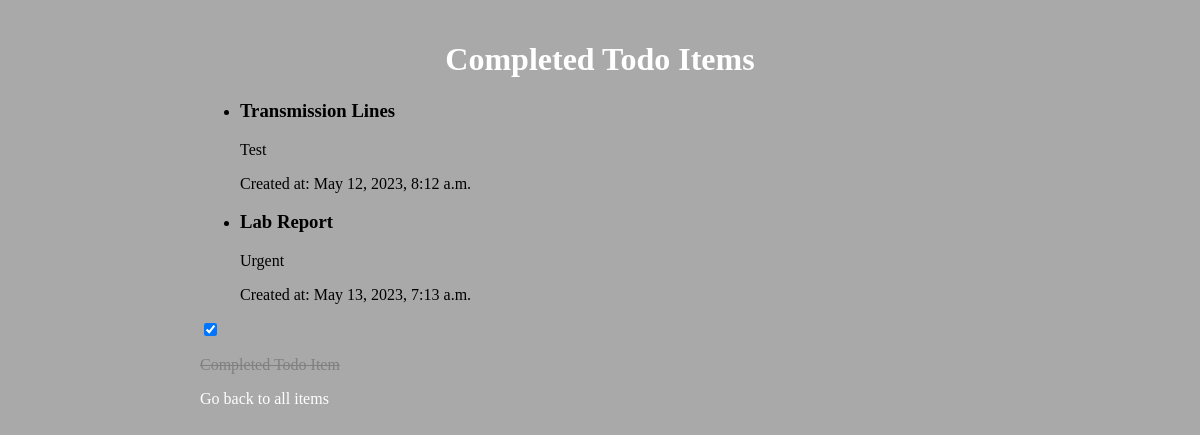
Before: /completed/ with the older database file.
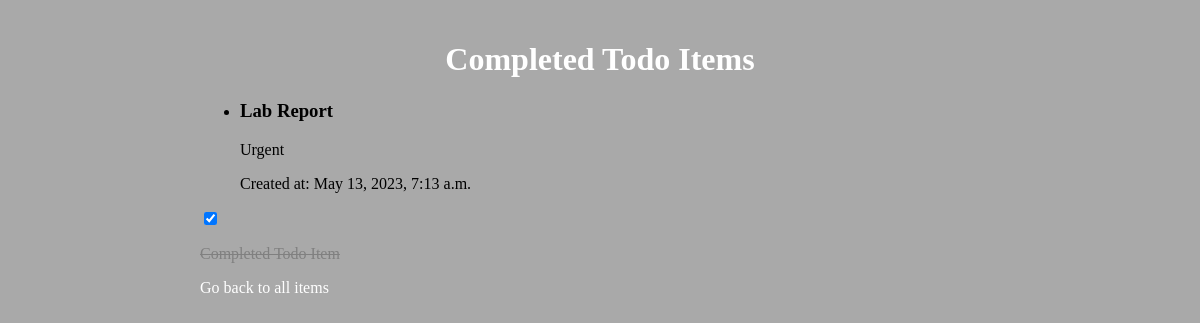
After: the same page with the newer database file.
### todo/models.py (models this page shows, shortened)
class Todo_List(models.Model):
    title = models.CharField(max_length=200)  # Title of todo item
    description = models.TextField()   # Description and additional details of the todo item
    created = models.DateTimeField(auto_now_add=True)   # when the item is created
    completed = models.BooleanField(default=False)    # indicate whether the item has been completed or not

### todo/views.py (the view)
# urls.py: path('completed/', views.completed, name='completed'),
def completed(request):
    completed_items = Todo_List.objects.filter(completed=True)
    context = {'completed_items': completed_items}
    return render(request, 'completed.html', context)

### templates/completed.html (shortened to what this page needs)
<!DOCTYPE html>
{% load static %}
<html>
<head>
    <link rel="stylesheet" href="{% static 'styles/index.css' %}">
</head>
<body>
    <div class="container">
        <h1>Completed Todo Items</h1>
        <ul>
            {% for todo_item in completed_items %}
            <li>
                <h3>{{ todo_item.title }}</h3>
                <p>{{ todo_item.description }}</p>
                <p>Created at: {{ todo_item.created }}</p>
            </li>
            {% empty %}
            <li>No completed todo items.</li>
            {% endfor %}
        </ul>
        <div class="todo completed">
            <input type="checkbox" checked>
            <p>Completed Todo Item</p>
        </div>
        <div class="go-back">
            <a href="{% url 'Todo' %}">Go back to all items</a>
        </div>
    </div>
</body>
</html>

Changed rows visible on the page:
no longer on this page (row edited): Todo_List: title "Transmission Lines", description "Test", created "May 12, 2023, 8:12 a.m."
